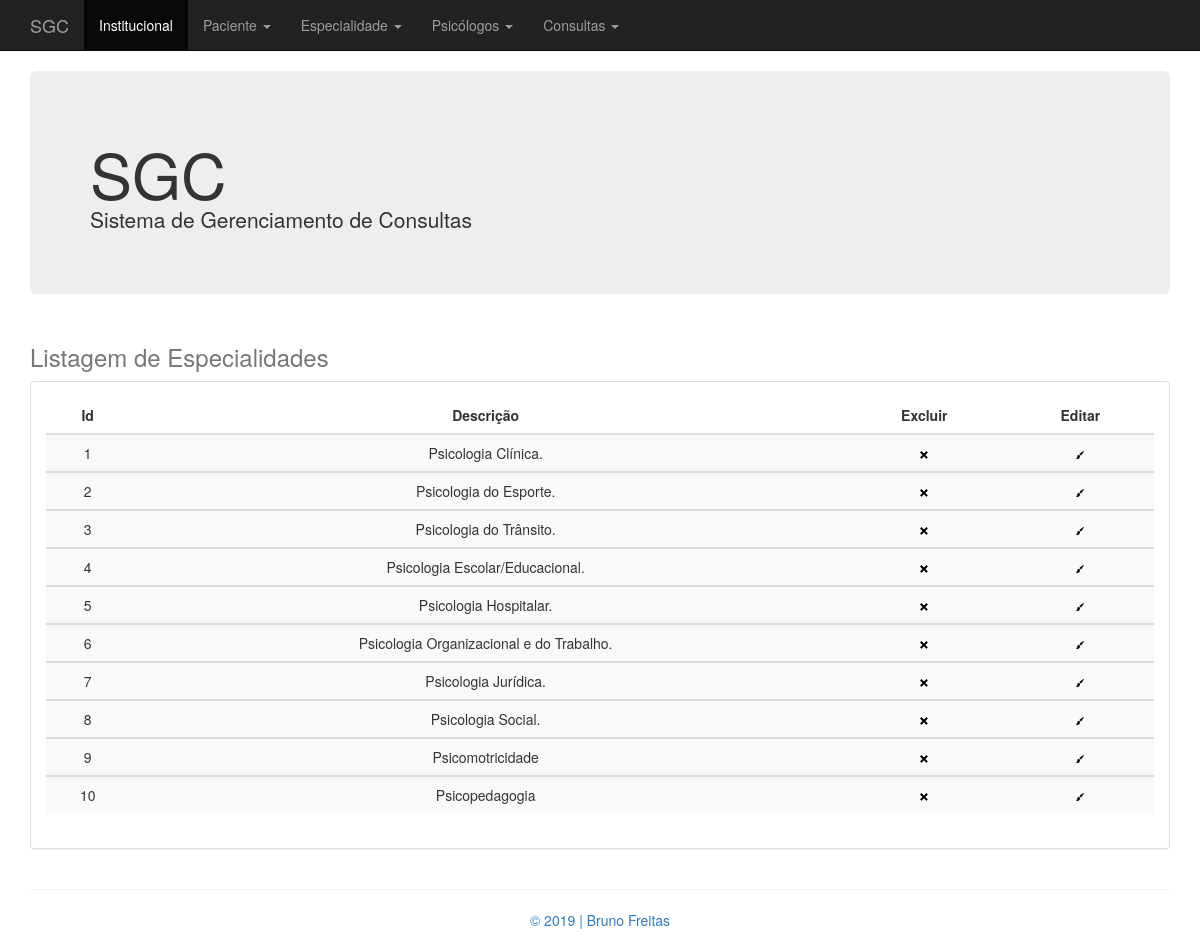
The app's page /index.php?pagina=listar_especialidade.php with its own data.
### tables this page shows
CREATE TABLE IF NOT EXISTS `especialidade` (
  `id_especialidade` INT NOT NULL AUTO_INCREMENT COMMENT 'Id da Tabela especialidade',
  `descricao_especialidade` VARCHAR(40) CHARACTER SET 'utf8' COLLATE 'utf8_general_ci' NOT NULL COMMENT 'Descrição (nome) da Especialidade Médica',
  PRIMARY KEY (`id_especialidade`),
  UNIQUE INDEX `id_especialidade_UNIQUE` (`id_especialidade` ASC));

### class/Conexao.php (called while the page is built, shortened)
<?php
class Conexao {
	public static function abrirConexao() {
		$mysql_usuario = "root";
		$mysql_password = "";
		$mysql_database = "db_clinica";
		$mysql_host  = "localhost";
		$varcon = mysqli_connect($mysql_host, $mysql_usuario, $mysql_password, $mysql_database);
		if ($varcon)
			return($varcon);
		  else
			return(false);
	}
	public static function fecharConexao($varcon) {
		if(mysqli_close($varcon))
			return(true);
		else
			return(false);
	}
	public static function executaSql($strSql) {
		$linkCon = Conexao::abrirConexao();
		$resultado = mysqli_query($linkCon, $strSql);
	   	return $resultado;
	}
}

### class/Especialidade.php (called while the page is built, shortened)
<?php
include "Conexao.php";
class Especialidade {
    private $idEspecialidade;
    private $descricaoEspecialidade;
    public function getIdEspecialidade() {
        return $this->idEspecialidade;
    }
    public function setIdEspecialidade($idEspecialidade) {
        $this->idEspecialidade = $idEspecialidade;
    }
    public function getDescricaoEspecialidade() {
        return $this->descricaoEspecialidade;
    }
    public function setDescricaoEspecialidade($descricaoEspecialidade) {
        $this->descricaoEspecialidade = $descricaoEspecialidade;
    }
    public function listarEspecialidade() {
        $strSql = "SELECT * FROM especialidade";
        $rs = Conexao::executaSql($strSql);
        return $rs;
    }
}

### listar_especialidade.php (the view)
<?php
    include 'class/Especialidade.php';
    $especialidade = new Especialidade();
    $consulta = $especialidade->listarEspecialidade();
?>
<div class="container">
    <div class="header clearfix">
        <h3 class="text-muted">Listagem de Especialidades</h3>
    </div>
    <div class="row">
        <div class="col-md-12">
            <div class="panel panel-default">
                <div class="panel-body">
                    <div class="table-responsive">
                        <table class="table cabecalho table-striped" >
                            <thead>
                                <tr>
                                    <th class="cabecalho">Id</th>
                                    <th class="cabecalho">Descrição</th>
                                    <th class="cabecalho">Excluir</th>
                                    <th class="cabecalho">Editar</th>
                                </tr>
                            </thead>
                            <?php
                            while($linha = mysqli_fetch_array($consulta, MYSQLI_ASSOC)) {
                                $especialidade->setIdEspecialidade($linha['id_especialidade']);
                                $especialidade->setDescricaoEspecialidade($linha['descricao_especialidade']);
                                $alert = 'msgConfirmaDeleteEspecialidade('.$especialidade->getIdEspecialidade().')';
                                echo '
                                <tbody>
                                    <tr>
                                        <td>'.$especialidade->getIdEspecialidade().'</td>
                                        <td>'.$especialidade->getDescricaoEspecialidade().'</td>
                                        <td><a href="javascript:void(null);" onclick="'.$alert.'"><img src="icones/open-iconic/svg/x.svg" alt="remover"></a></td>
                                        <td><a href="index.php?pagina=atualizar_especialidade.php&idEspecialidade='.$especialidade->getIdEspecialidade().'"><img src="icones/open-iconic/svg/brush.svg" alt="editar"></a></td>
                                    </tr>
                                </tbody>';
                            } ?>
                        </table>
                    </div>
                </div>
            </div>
        </div>
    </div>
</div>

### index.php (shortened to what this page needs)
<!DOCTYPE html>
<html lang="pt-br">
    <head>
        <link href="bootstrap-3.1.1-dist/css/bootstrap.min.css" rel="stylesheet">
        <link href="css/estilo.css" rel="stylesheet">
    </head>
    <body>
        <nav class="navbar navbar-inverse navbar-static-top" role="navigation">
            <div class="container">
                <div class="navbar-header">
                    <a class="navbar-brand" href="index.php">SGC</a>
                </div>
                <div class="navbar-collapse collapse">
                    <ul class="nav navbar-nav">
                        <li class="active"><a href="#">Institucional</a></li>
                        <li class="dropdown">
                            <a href="#" class="dropdown-toggle" data-toggle="dropdown">
                                Paciente <b class="caret"></b>
                            </a>
                        </li>
                        <li class="dropdown">
                            <a href="#" class="dropdown-toggle" data-toggle="dropdown">
                                Especialidade <b class="caret"></b>
                            </a>
                        </li>
                        <li class="dropdown">
                            <a href="#" class="dropdown-toggle" data-toggle="dropdown">
                                Psicólogos <b class="caret"></b>
                            </a>
                        </li>
                        <li class="dropdown">
                            <a href="#" class="dropdown-toggle" data-toggle="dropdown">
                                Consultas <b class="caret"></b>
                            </a>
                        </li>
                    </ul>
                </div>
            </div>
        </nav>
        <div class="container">
            <div class="jumbotron">
                <h1>SGC
                <p>Sistema de Gerenciamento de Consultas</p>
            </div>
        </div>
<?php
if (isset($_GET['pagina']) != '') {
    include_once $_GET['pagina'];
}
?>
<div class="footer ">
            <div class="container">
                <hr>
                <p class="text-muted text-center"><a href="" target="_blank">&copy; 2019 | Bruno Freitas</a></p>
            </div>
        </div>
    </body>
</html>

### css/estilo.css (style rules this page uses)
.cabecalho { text-align: center }

### records on screen
especialidade: id_especialidade "1", descricao_especialidade "Psicologia Clínica."
especialidade: id_especialidade "2", descricao_especialidade "Psicologia do Esporte."
especialidade: id_especialidade "3", descricao_especialidade "Psicologia do Trânsito."
especialidade: id_especialidade "4", descricao_especialidade "Psicologia Escolar/Educacional."
especialidade: id_especialidade "5", descricao_especialidade "Psicologia Hospitalar."
especialidade: id_especialidade "6", descricao_especialidade "Psicologia Organizacional e do Trabalho."
especialidade: id_especialidade "7", descricao_especialidade "Psicologia Jurídica."
especialidade: id_especialidade "8", descricao_especialidade "Psicologia Social."
especialidade: id_especialidade "9", descricao_especialidade "Psicomotricidade"
especialidade: id_especialidade "10", descricao_especialidade "Psicopedagogia"
